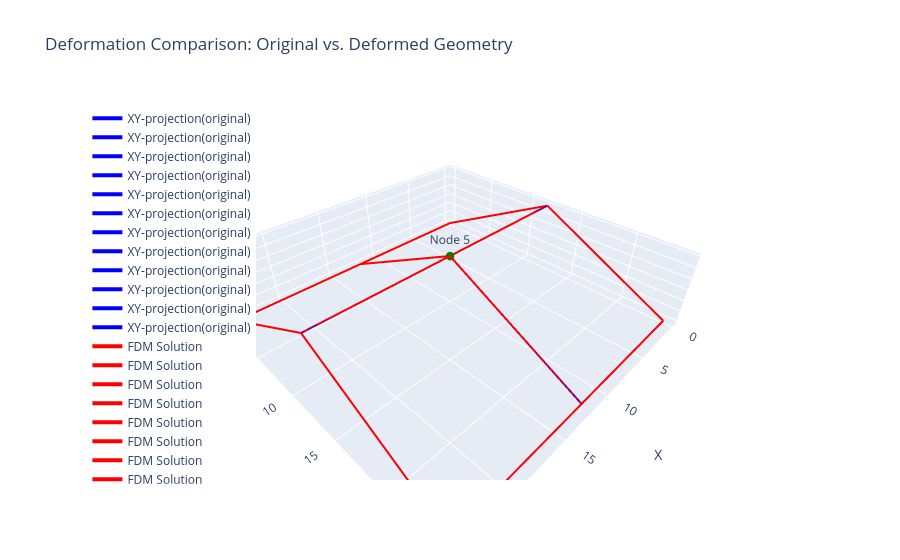

Notebook cell for this chart:
### Code cell
## Visualization
#############################################################################################################
# Coordinates assembly:
x_orig = node_coords_sg[:, 0].detach().numpy()
y_orig = node_coords_sg[:, 1].detach().numpy()
z_orig = node_coords_sg[:, 2].detach().numpy()

x_def = New_Coordinates_sg[:, 0].detach().numpy()
y_def = New_Coordinates_sg[:, 1].detach().numpy()
z_def = New_Coordinates_sg[:, 2].detach().numpy()

fig = go.Figure()

for connection in connectivity:
    i, j = connection
    fig.add_trace(go.Scatter3d(
        x=[x_orig[i-1], x_orig[j-1]],
        y=[y_orig[i-1], y_orig[j-1]],
        z=[z_orig[i-1], z_orig[j-1]],
        mode='lines',
        line=dict(color='blue', width=4),
        name='XY-projection(original)'
    ))

for connection in connectivity:
    i, j = connection
    fig.add_trace(go.Scatter3d(
        x=[x_def[i-1], x_def[j-1]],
        y=[y_def[i-1], y_def[j-1]],
        z=[z_def[i-1], z_def[j-1]],
        mode='lines',
        line=dict(color='red', width=4),
        name='FE Solution'
    ))

for node in Free_nodes:
    fig.add_trace(go.Scatter3d(
        x=[x_def[node-1]],
        y=[y_def[node-1]],
        z=[z_def[node-1]],
        mode='markers+text',
        marker=dict(size=5, color='green'),
        text=[f'Node {node}'],
        textposition='top center',
        name=f'Free Node {node}'
    ))

fig.update_layout(
    scene=dict(
        xaxis_title='X',
        yaxis_title='Y',
        zaxis_title='Z',
        aspectmode='data'
    ),
    title='Deformation Comparison: Original vs. Deformed Geometry',
    legend=dict(yanchor="top", y=0.99, xanchor="left", x=0.01)
)

fig.show()

### Figure 1 — Plotly figure (JSON) as saved in the notebook; plotly's stock layout.template omitted (floating-point values rounded to 4 significant figures)
{"data": [{"line": {"color": "blue", "width": 4}, "mode": "lines", "name": "XY-projection(original)", "type": "scatter3d", "x": [0, 0], "y": [24, 12], "z": [0, 6]}, {"line": {"color": "blue", "width": 4}, "mode": "lines", "name": "XY-projection(original)", "type": "scatter3d", "x": [0, 12], "y": [24, 24], "z": [0, 0]}, {"line": {"color": "blue", "width": 4}, "mode": "lines", "name": "XY-projection(original)", "type": "scatter3d", "x": [0, 0], "y": [12, 0], "z": [6, 0]}, {"line": {"color": "blue", "width": 4}, "mode": "lines", "name": "XY-projection(original)", "type": "scatter3d", "x": [0, 12], "y": [12, 12], "z": [6, 6]}, {"line": {"color": "blue", "width": 4}, "mode": "lines", "name": "XY-projection(original)", "type": "scatter3d", "x": [0, 12], "y": [0, 0], "z": [0, 0]}, {"line": {"color": "blue", "width": 4}, "mode": "lines", "name": "XY-projection(original)", "type": "scatter3d", "x": [12, 12], "y": [24, 12], "z": [0, 6]}, {"line": {"color": "blue", "width": 4}, "mode": "lines", "name": "XY-projection(original)", "type": "scatter3d", "x": [12, 24], "y": [24, 24], "z": [0, 0]}, {"line": {"color": "blue", "width": 4}, "mode": "lines", "name": "XY-projection(original)", "type": "scatter3d", "x": [12, 12], "y": [12, 0], "z": [6, 0]}, {"line": {"color": "blue", "width": 4}, "mode": "lines", "name": "XY-projection(original)", "type": "scatter3d", "x": [12, 24], "y": [12, 12], "z": [6, 6]}, {"line": {"color": "blue", "width": 4}, "mode": "lines", "name": "XY-projection(original)", "type": "scatter3d", "x": [12, 24], "y": [0, 0], "z": [0, 0]}, {"line": {"color": "blue", "width": 4}, "mode": "lines", "name": "XY-projection(original)", "type": "scatter3d", "x": [24, 24], "y": [24, 12], "z": [0, 6]}, {"line": {"color": "blue", "width": 4}, "mode": "lines", "name": "XY-projection(original)", "type": "scatter3d", "x": [24, 24], "y": [12, 0], "z": [6, 0]}, {"line": {"color": "red", "width": 4}, "mode": "lines", "name": "FDM Solution", "type": "scatter3d", "x": [0, 0], "y": [24, 12], "z": [0, 6]}, {"line": {"color": "red", "width": 4}, "mode": "lines", "name": "FDM Solution", "type": "scatter3d", "x": [0, 12], "y": [24, 24], "z": [0, 0]}, {"line": {"color": "red", "width": 4}, "mode": "lines", "name": "FDM Solution", "type": "scatter3d", "x": [0, 0], "y": [12, 0], "z": [6, 0]}, {"line": {"color": "red", "width": 4}, "mode": "lines", "name": "FDM Solution", "type": "scatter3d", "x": [0, 12], "y": [12, 12], "z": [6, 6.001]}, {"line": {"color": "red", "width": 4}, "mode": "lines", "name": "FDM Solution", "type": "scatter3d", "x": [0, 12], "y": [0, 0], "z": [0, 0]}, {"line": {"color": "red", "width": 4}, "mode": "lines", "name": "FDM Solution", "type": "scatter3d", "x": [12, 12], "y": [24, 12], "z": [0, 6.001]}, {"line": {"color": "red", "width": 4}, "mode": "lines", "name": "FDM Solution", "type": "scatter3d", "x": [12, 24], "y": [24, 24], "z": [0, 0]}, {"line": {"color": "red", "width": 4}, "mode": "lines", "name": "FDM Solution", "type": "scatter3d", "x": [12, 12], "y": [12, 0], "z": [6.001, 0]}, {"line": {"color": "red", "width": 4}, "mode": "lines", "name": "FDM Solution", "type": "scatter3d", "x": [12, 24], "y": [12, 12], "z": [6.001, 6]}, {"line": {"color": "red", "width": 4}, "mode": "lines", "name": "FDM Solution", "type": "scatter3d", "x": [12, 24], "y": [0, 0], "z": [0, 0]}, {"line": {"color": "red", "width": 4}, "mode": "lines", "name": "FDM Solution", "type": "scatter3d", "x": [24, 24], "y": [24, 12], "z": [0, 6]}, {"line": {"color": "red", "width": 4}, "mode": "lines", "name": "FDM Solution", "type": "scatter3d", "x": [24, 24], "y": [12, 0], "z": [6, 0]}, {"marker": {"color": "green", "size": 5}, "mode": "markers+text", "name": "Free Node 5", "text": ["Node 5"], "textposition": "top center", "type": "scatter3d", "x": [12], "y": [12], "z": [6.001]}], "layout": {"legend": {"x": 0.01, "xanchor": "left", "y": 0.99, "yanchor": "top"}, "scene": {"aspectmode": "data", "xaxis": {"title": {"text": "X"}}, "yaxis": {"title": {"text": "Y"}}, "zaxis": {"title": {"text": "Z"}}}, "title": {"text": "Deformation Comparison: Original vs. Deformed Geometry"}}}
